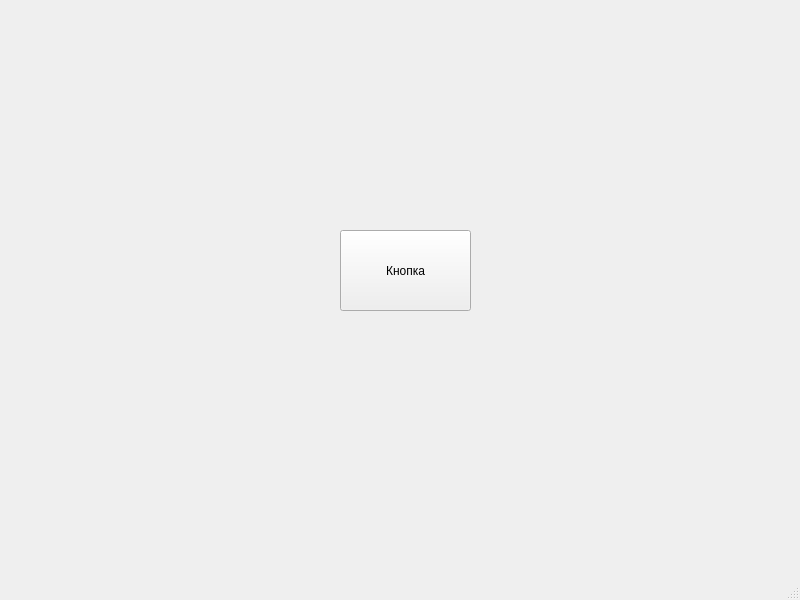
<?xml version="1.0" encoding="UTF-8"?>
<ui version="4.0">
 <class>MainWindow</class>
 <widget class="QMainWindow" name="MainWindow">
  <property name="geometry">
   <rect>
    <x>0</x>
    <y>0</y>
    <width>800</width>
    <height>600</height>
   </rect>
  </property>
  <property name="windowTitle">
   <string>MainWindow</string>
  </property>
  <widget class="QWidget" name="centralwidget">
   <widget class="QPushButton" name="pushButton">
    <property name="geometry">
     <rect>
      <x>340</x>
      <y>230</y>
      <width>131</width>
      <height>81</height>
     </rect>
    </property>
    <property name="text">
     <string>Кнопка</string>
    </property>
   </widget>
  </widget>
  <widget class="QMenuBar" name="menubar">
   <property name="geometry">
    <rect>
     <x>0</x>
     <y>0</y>
     <width>800</width>
     <height>21</height>
    </rect>
   </property>
  </widget>
  <widget class="QStatusBar" name="statusbar"/>
 </widget>
 <resources/>
 <connections/>
</ui>
